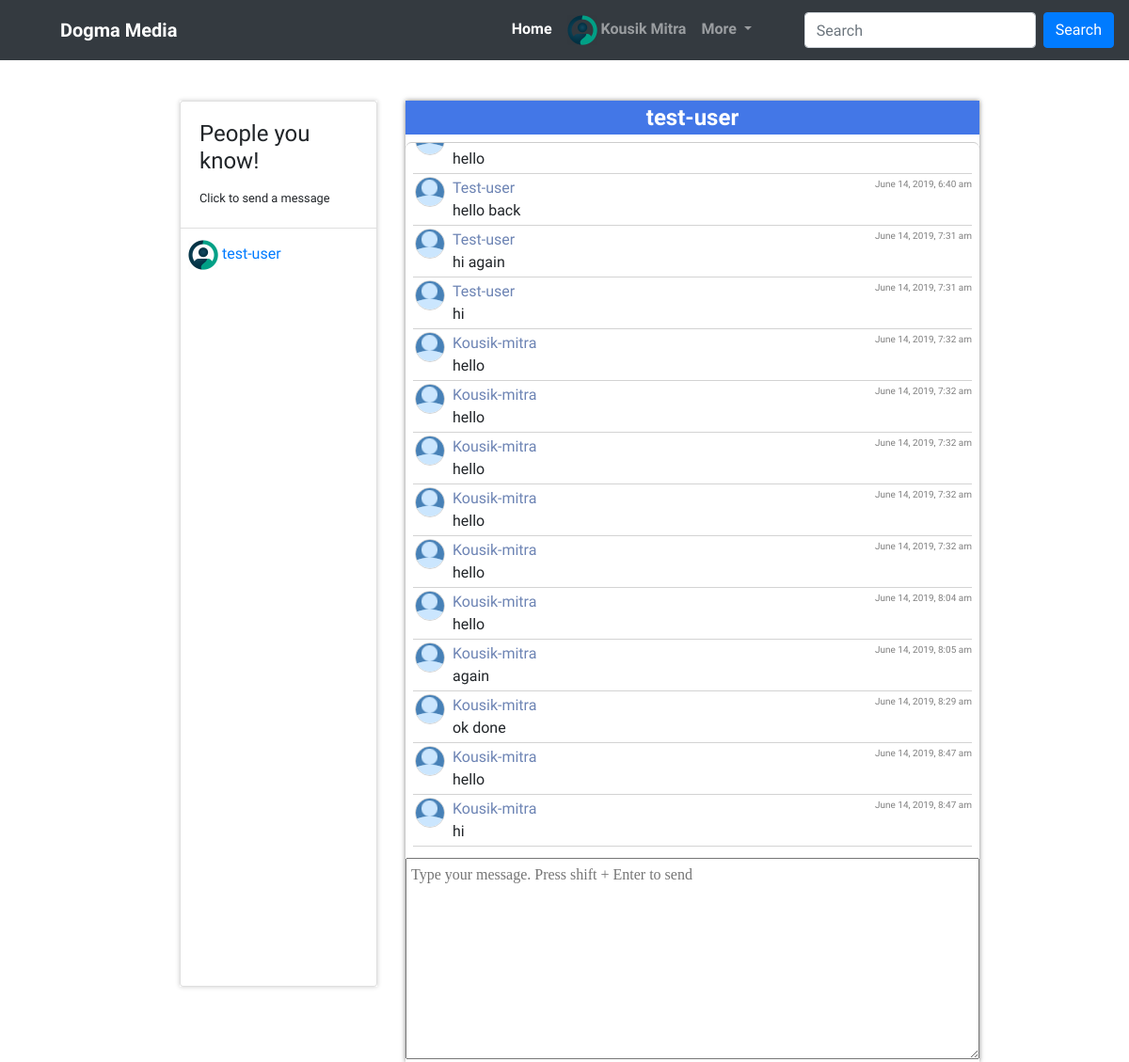
The app's page /chat/?sent_to=3 (signed in) with its own data.
### tables this page shows
CREATE TABLE `profiles` (
  `id` int(11) NOT NULL,
  `users_id` int(11) NOT NULL,
  `bio` text DEFAULT NULL,
  `works` varchar(200) DEFAULT NULL,
  `address` text DEFAULT NULL,
  `phone` varchar(10) DEFAULT NULL,
  `dob` date DEFAULT NULL,
  `followers` int(11) NOT NULL DEFAULT 0,
  `following` int(11) NOT NULL DEFAULT 0,
  `profile_photo` text DEFAULT '\'profile-icon.png\''
);

CREATE TABLE `users` (
  `id` int(11) NOT NULL,
  `username` varchar(30) NOT NULL,
  `name` varchar(50) NOT NULL,
  `email` varchar(50) NOT NULL,
  `password` varchar(200) NOT NULL,
  `verified` tinyint(1) NOT NULL DEFAULT 0,
  `reg_time` timestamp NOT NULL DEFAULT current_timestamp()
);

CREATE TABLE `followers` (
  `id` int(11) NOT NULL,
  `users_id` int(11) NOT NULL,
  `follows` int(11) NOT NULL
);

CREATE TABLE `chat` (
  `id` int(11) NOT NULL,
  `users_id` int(11) NOT NULL,
  `sent_to` int(11) NOT NULL,
  `message` text NOT NULL,
  `sent_on` timestamp NOT NULL DEFAULT current_timestamp()
);

### includes/functions.php (called while the page is built, shortened)
<?php
  function get_dir_url()
  {
    $url = $_SERVER['REQUEST_URI'];
    $parts = explode('/',$url);
    $dir = $_SERVER['SERVER_NAME'];
    for ($i = 0; $i < count($parts) - 1; $i++) {
     $dir .= $parts[$i] . "/";
    }
    return "http://".$dir;
  }
?>

### chat/FbChatMock.php (called while the page is built, shortened)
<?php
class FbChatMock
{
  private $dbConnection;
  private $_dbHost = 'localhost';
  private $_dbUsername = 'root';
  private $_dbPassword = '';
  public $_databaseName = 'dogma';
  public function __construct()
  {
    $this->dbConnection = new mysqli(
      $this->_dbHost,
      $this->_dbUsername,
      $this->_dbPassword,
      $this->_databaseName
    );
  }
  public function getMessages($user_id, $chat_id)
  {
    $messages = array();
    $query = <<<QUERY
    SELECT
    `chat`.`message`,
    `chat`.`sent_on`,
    `chat`.`users_id`,
    `chat`.`sent_to`,
    `users`.`id`,
    `users`.`username`
FROM
    `users`
JOIN `chat` ON `chat`.`users_id` = `users`.`id`
WHERE (`chat`.`users_id` = {$user_id} AND `chat`.`sent_to`={$chat_id}) OR (`chat`.`users_id` = {$chat_id} AND `chat`.`sent_to`={$user_id})
ORDER BY
    `sent_on`
QUERY;
    $resultObj = $this->dbConnection->query($query);
    while ($row = $resultObj->fetch_assoc()) {
      $messages[] = $row;
    }
    return $messages;
  }
  public function getUsername($user_id)
  {
    $sql = "SELECT username FROM users WHERE id = {$user_id};";
    $username = $this->dbConnection->query($sql);
    if($username->num_rows != 1){
      return false;
    } else {
      $username = $username->fetch_assoc()['username'];
      return $username;
    }
  }
}

### chat/index.php (the view, shortened to what this page needs)
<?php
$error = false;
require_once __DIR__ . '/FbChatMock.php';
$chat = new FbChatMock();
require_once "../includes/functions.php";
require_once __DIR__ . "/../database/dbconnection.php";
$messages = $chat->getMessages($_SESSION['user_id'], $_SESSION['sent_to']);
?>
<!DOCTYPE html>
<html>
<head>
  <link href="jquery-ui-1.10.4.custom.min.css" rel="stylesheet" type="text/css" />
  <link href="core.css" rel="stylesheet" type="text/css" />
  <link href="style.css" rel="stylesheet" type="text/css" />
  <?php require_once "../includes/links.php"; ?>
</head>
<body>
  <div class="container-main">
    <?php include_once "./header.php"; ?>
    <div class="main" style="margin-top:10vh;">
      <div class="container" style="max-width:80vw;">
        <div class="row" style="">
          <div class="col-3 offset-1">
            <div class="known-peoples">
              <div class="card">
                <div class="card-body">
                  <h4 class="card-title">People you know!</h4>
                  <small class="card-text">Click to send a message</small>
                </div>
                <ul class="chat-peoples list-group list-group-flush">
                  <?php
                  $sql = "SELECT followers.users_id AS 'USER_ID', followers.follows AS 'FOLLOW_ID', users.username AS 'USERNAME', users.name AS 'NAME', profiles.profile_photo AS 'PROFILE_PHOTO' from followers, users, profiles WHERE followers.follows = users.id AND users.id = profiles.users_id AND followers.users_id= {$_SESSION['user_id']};";
                  $followings = $conn->query($sql);
                  if ($followings->num_rows > 0) {
                    while ($follow = $followings->fetch_assoc()) {
                      ?>
                      <a href="<?php echo "?sent_to=".$follow['FOLLOW_ID']; ?>"><li class="list-group-item px-2">
                        <img src="<?php echo get_dir_url() . "../profile_images/" . $follow['PROFILE_PHOTO'] ?>" class="profile-icon mr-1" alt=""><?php echo $follow['USERNAME'] ?>
                      </li></a>
                    <?php
                  }
                } else {
                  ?>
                    <li class="list-group-item px-2">
                      <p class="">Follow someone to send a message</p>
                    </li>
                  <?php
                }
                ?>
                </ul>
              </div>
            </div>
          </div>
          <?php
          if (!$error) {
              ?>
            <div class="col-8">
              <div class="container-fluid p-0" style="box-shadow: 0px 0px 5px 0px rgba(0,0,0,0.5);">
                <div class="rounded-circle">
                  <div class="msg-wgt-header">
                    <a id="sent-user" href="<?php echo "../profile.php?user_id=" . $_GET['sent_to'] ?>" data="<?php echo $_GET['sent_to'] ?>"><?php echo $chat->getUsername($_GET['sent_to']); ?></a>
                  </div>
                  <div id="chat-window" class="msg-wgt-body px-2 mt-2">
                    <table>
                      <?php
                      if (!empty($messages)) {
                          foreach ($messages as $message) {
                              $msg = htmlentities($message['message'], ENT_NOQUOTES);
                              $user_name = ucfirst($message['username']);
                              $sent = date('F j, Y, g:i a', strtotime($message['sent_on']));
                              $profile_id = $message['users_id'];
                              echo <<<MSG
              <tr class="msg-row-container">
                <td>
                  <div class="msg-row">
                    <img src="chat_avatar.png" class="avatar rounded-circle"></div>
                    <div class="message">
                      <span class="user-label"><a href="../profile.php?user_id=$profile_id" style="color: #6D84B4;">{$user_name}</a> <span class="msg-time">{$sent}</span></span><br/>{$msg}
                    </div>
                  </div>
                </td>
              </tr>
MSG;
                          }
                      } else {
                          echo '<span style="margin-left: 25px;">No chat messages available!</span>';
                      } ?>
                  <div class="msg-wgt-footer">
                    <textarea id="chatMsg" class="mb-n1" data="<?php echo $_GET['sent_to']; ?>" placeholder="Type your message. Press shift + Enter to send"></textarea>
                  </div>
                <?php
          }
                ?>
  </body>
  </html>

### chat/header.php (shortened to what this page needs)
<div class="header-section fixed-top">
    <nav class="navbar navbar-expand-lg navbar-dark bg-dark">
        <a class="navbar-brand mx-5 font-weight-bolder" href="./home.php">Dogma Media</a>
        <div class="collapse navbar-collapse" id="navbarSupportedContent">
            <ul class="navbar-nav ml-auto mr-5 d-flex align-items-baseline">
                <li class="nav-item active">
                    <a class="nav-link font-weight-bold" href="../home.php">Home <span class="sr-only">(current)</span></a>
                </li>
                <li class="nav-item">
                    <?php
                    $sql = "SELECT users.id AS 'USERID', users.username AS 'USERNAME', users.name AS 'NAME', profiles.profile_photo AS 'PROFILE_PHOTO' FROM users, profiles WHERE users.id = profiles.users_id AND users.id={$_SESSION['user_id']};";
                    $myprofile_info = $conn->query($sql);
                    $myprofile_info = $myprofile_info->fetch_assoc();
                    ?>
                    <a class="nav-link font-weight-bold" href="<?php echo "../profile.php?user_id=".$myprofile_info['USERID'] ?>">
                        <img src="<?php echo get_dir_url()."../profile_images/".$myprofile_info['PROFILE_PHOTO'] ?>" class="profile-icon" alt=""> <?php echo $myprofile_info['NAME']; ?>
                    </a>
                </li>
                <li class="nav-item dropdown">
                    <a class="nav-link dropdown-toggle font-weight-bold" href="#" id="navbarDropdown" role="button" data-toggle="dropdown" aria-haspopup="true" aria-expanded="false">
                        More
                    </a>
                </li>
            </ul>
            <form class="form-inline my-2 my-lg-0">
                <input class="form-control mr-sm-2" type="search" placeholder="Search" aria-label="Search">
                <button class="btn btn-primary my-2 my-sm-0" type="submit">Search</button>
            </form>
        </div>
    </nav>
</div>

### chat/core.css (style rules this page uses)
.msg-wgt-header { background-color: rgb(67, 119, 231); color: white; text-align: center; }
.msg-wgt-header a { text-decoration: none; font-weight: bold; font-size: 1.5rem; color: white; vertical-align: middle; }
.msg-wgt-body { height: 70vh; overflow-y: scroll; border-top: 1px solid rgba(0, 0, 0, 0.2); border-radius: 1%; }
.chat-peoples { height: 75.4vh; }
.known-peoples { box-shadow: 0px 0px 5px 0px rgba(0, 0, 0, 0.2) }
.msg-wgt-body table { width: 100%; }
.msg-row-container { border-bottom: 1px solid lightgray; }
.msg-row-container td { border-bottom: 1px solid lightgray; padding: 3px 0 3px 2px; }
.msg-row { width: 100%; }
.message { margin-left: 40px; }
.msg-wgt-footer { margin-top: 2%; }
.msg-wgt-footer textarea { width: 100%; font-family: 'tahoma'; font-size: 1rem; padding: 5px; }
.user-label { font-size: .8 rem; }
.msg-time { font-size: 10px; float: right; color: gray; }
.avatar { width: 2rem; height: 2rem; float: left; border: 1px solid lightgray; }

### chat/style.css (style rules this page uses)
body { font-family: 'Comfortaa', cursive !important; }
.main { padding-left: 1%; padding-right: 5%; }
textarea { height: 10vh; min-height: 10vh; max-height: 10vh; }
.profile-icon { height: 2rem; width: 2rem }

### css/style.css (style rules this page uses)
body { font-family: 'Comfortaa', cursive !important; }
.main { padding-left: 1%; padding-right: 5%; }
textarea { height: 20vh; min-height: 20vh; max-height: 20vh; }
.profile-icon { height: 2rem; width: 2rem }

### records on screen
profiles: profile_photo (picture), users.name "Kousik Mitra"
followers: profiles.profile_photo (picture), follows.username "test-user"
users: username "test-user"
chat: message "hello"
chat: users.username "Test-user", sent_on "June 14, 2019, 6:40 am", message "hello back"
chat: users.username "Test-user", sent_on "June 14, 2019, 7:31 am", message "hi again"
chat: users.username "Test-user", sent_on "June 14, 2019, 7:31 am", message "hi"
chat: users.username "Kousik-mitra", sent_on "June 14, 2019, 7:32 am", message "hello"
chat: users.username "Kousik-mitra", sent_on "June 14, 2019, 7:32 am", message "hello"
chat: users.username "Kousik-mitra", sent_on "June 14, 2019, 7:32 am", message "hello"
chat: users.username "Kousik-mitra", sent_on "June 14, 2019, 7:32 am", message "hello"
chat: users.username "Kousik-mitra", sent_on "June 14, 2019, 7:32 am", message "hello"
chat: users.username "Kousik-mitra", sent_on "June 14, 2019, 8:04 am", message "hello"
chat: users.username "Kousik-mitra", sent_on "June 14, 2019, 8:05 am", message "again"
chat: users.username "Kousik-mitra", sent_on "June 14, 2019, 8:29 am", message "ok done"
chat: users.username "Kousik-mitra", sent_on "June 14, 2019, 8:47 am", message "hello"
chat: users.username "Kousik-mitra", sent_on "June 14, 2019, 8:47 am", message "hi"
